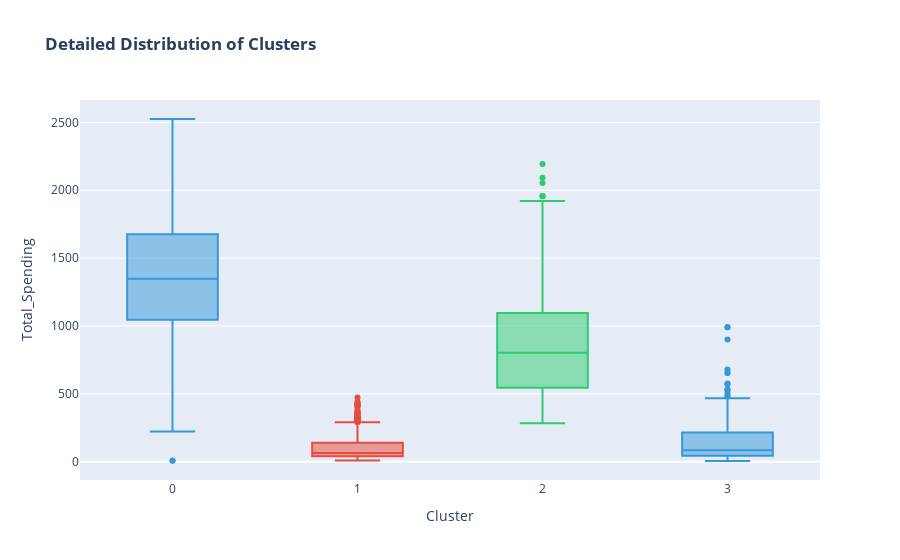

The code cell stored with this chart in its notebook:
### Code cell
import plotly.express as px
# Ensure kaleido is installed
!pip install -U kaleido

# Cluster distribution
fig = px.box(df,
             x='Cluster',  # Column with cluster labels (0,1,2)
             y='Total_Spending',  # Column with numerical values
             title='<b>Detailed Distribution of Clusters</b>',
             color='Cluster',  # Optional: color by cluster
             color_discrete_sequence=['#3498db', '#e74c3c', '#2ecc71'])
fig.update_layout(showlegend=False)
fig.show()

# Save the figure to a file (change filename to avoid overwriting)
fig.write_image("Detailed_Distribution_of_Clusters_1.png")

# If you want a second image with the same plot, change the filename
fig.write_image("Detailed_Distribution_of_Clusters_2.png")

### Figure 1 — Plotly figure (JSON) as saved in the notebook; plotly's stock layout.template omitted (floating-point values rounded to 4 significant figures; data arrays with more than 128 entries replaced by an {"elided": "..."} marker saying what was removed)
{"data": [{"alignmentgroup": "True", "hovertemplate": "Cluster=%{x}<br>Total_Spending=%{y}<extra></extra>", "legendgroup": "0", "marker": {"color": "#3498db"}, "name": "0", "notched": false, "offsetgroup": "0", "orientation": "v", "showlegend": true, "type": "box", "x": {"elided": "499 int values"}, "x0": " ", "xaxis": "x", "y": {"elided": "499 int values"}, "y0": " ", "yaxis": "y"}, {"alignmentgroup": "True", "hovertemplate": "Cluster=%{x}<br>Total_Spending=%{y}<extra></extra>", "legendgroup": "1", "marker": {"color": "#e74c3c"}, "name": "1", "notched": false, "offsetgroup": "1", "orientation": "v", "showlegend": true, "type": "box", "x": {"elided": "808 int values"}, "x0": " ", "xaxis": "x", "y": {"elided": "808 int values"}, "y0": " ", "yaxis": "y"}, {"alignmentgroup": "True", "hovertemplate": "Cluster=%{x}<br>Total_Spending=%{y}<extra></extra>", "legendgroup": "2", "marker": {"color": "#2ecc71"}, "name": "2", "notched": false, "offsetgroup": "2", "orientation": "v", "showlegend": true, "type": "box", "x": {"elided": "617 int values"}, "x0": " ", "xaxis": "x", "y": {"elided": "617 int values"}, "y0": " ", "yaxis": "y"}, {"alignmentgroup": "True", "hovertemplate": "Cluster=%{x}<br>Total_Spending=%{y}<extra></extra>", "legendgroup": "3", "marker": {"color": "#3498db"}, "name": "3", "notched": false, "offsetgroup": "3", "orientation": "v", "showlegend": true, "type": "box", "x": {"elided": "288 int values"}, "x0": " ", "xaxis": "x", "y": {"elided": "288 int values"}, "y0": " ", "yaxis": "y"}], "layout": {"boxmode": "overlay", "legend": {"title": {"text": "Cluster"}, "tracegroupgap": 0}, "showlegend": false, "title": {"text": "<b>Detailed Distribution of Clusters</b>"}, "xaxis": {"anchor": "y", "categoryarray": [0, 1, 2, 3], "categoryorder": "array", "domain": [0, 1], "title": {"text": "Cluster"}}, "yaxis": {"anchor": "x", "domain": [0, 1], "title": {"text": "Total_Spending"}}}}
